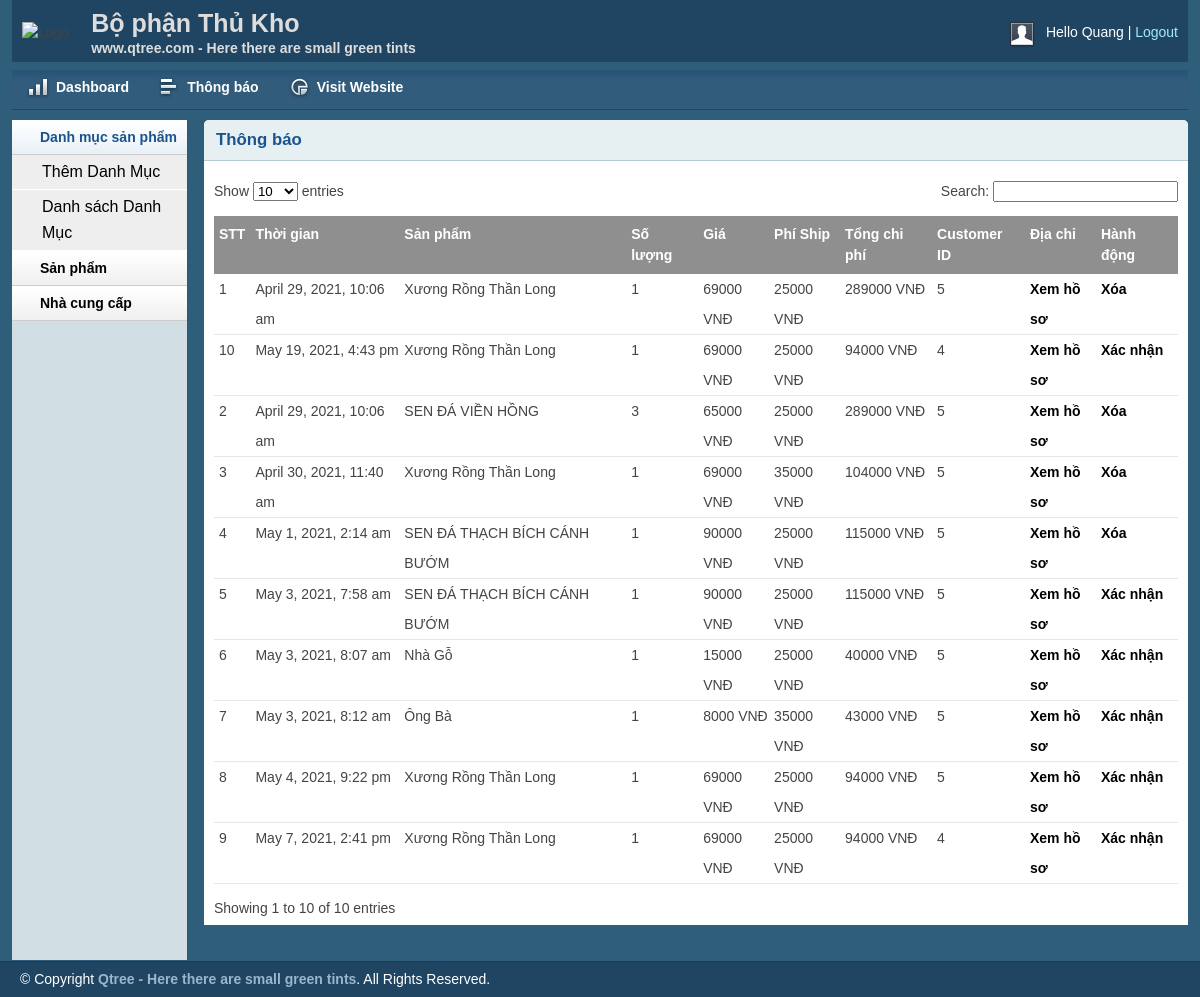
The app's page /qtree/adkho/inbox.php (signed in) with its own data.
### tables this page shows
CREATE TABLE `mql_order` (
  `id` int(11) NOT NULL,
  `productId` int(11) NOT NULL,
  `productName` varchar(255) NOT NULL,
  `customer_Id` int(11) NOT NULL,
  `amount` int(11) NOT NULL,
  `price` int(11) NOT NULL,
  `image` varchar(255) NOT NULL,
  `sub_price` int(11) NOT NULL,
  `tien_ship_save` int(11) NOT NULL,
  `total_price` int(11) NOT NULL,
  `date_order` timestamp NOT NULL DEFAULT current_timestamp(),
  `status` int(11) NOT NULL DEFAULT 0
);

### qtree/lib/database.php (called while the page is built, shortened)
<?php
Class Database{
   public $host   = DB_HOST;
   public $user   = DB_USER;
   public $pass   = DB_PASS;
   public $dbname = DB_NAME;
   public $link;
private function connectDB(){
   $this->link = new mysqli($this->host, $this->user, $this->pass,
    $this->dbname);
 }
public function select($query){
  $result = $this->link->query($query) or
   die($this->link->error.__LINE__);
  if($result->num_rows > 0){
    return $result;
  } else {
    return false;
  }
 }
}

### qtree/classes/cart.php (called while the page is built, shortened)
<?php
	$filepath = realpath(dirname(__FILE__));
	include_once ($filepath.'/../lib/database.php');
	include_once ($filepath.'/../helpers/format.php');
?>
<?php
	class Cart
	{
		private $db;
		public function __construct(){
			$this->db = new Database();
		}
		public function get_inbox_cart(){
			$query = "SELECT * FROM mql_order ORDER BY date_order";
			$result = $this->db->select($query);
			return $result;
		}
	}
?>

### qtree/helpers/format.php (called while the page is built, shortened)
<?php
class Format{
 public function formatDate($date){
    return date('F j, Y, g:i a', strtotime($date));
 }
}
?>

### qtree/adkho/inbox.php (the view, shortened to what this page needs)
<?php include 'inc/header.php';?>
<?php include 'inc/sidebar.php';?>
<?php
	$filepath = realpath(dirname(__FILE__));
	include_once ($filepath.'/../classes/cart.php');
	include_once ($filepath.'/../helpers/format.php');
?>
        <div class="grid_10">
            <div class="box round first grid">
                <h2>Thông báo</h2>
                <div class="block">
                    <table class="data display datatable" id="example">
					<thead>
						<tr>
							<th>STT</th>
							<th>Thời gian</th>
							<th>Sản phẩm</th>
							<th>Số lượng</th>
							<th>Giá</th>
							<th>Phí Ship</th>
							<th>Tổng chi phí</th>
							<th>Customer ID</th>
							<th>Địa chỉ</th>
							<th>Hành động</th>
						</tr>
					</thead>
					<tbody>
						<?php
						$ct = new Cart();
						$fm = new Format();
						$get_inbox_cart = $ct->get_inbox_cart();
						if($get_inbox_cart){
							$i = 0;
							while($result = $get_inbox_cart->fetch_assoc()){
								$i++;
						 ?>
						<tr class="odd gradeX">
							<td><?php echo $i; ?></td>
							<td><?php echo $fm->formatDate($result['date_order']) ?></td>
							<td><?php echo $result['productName'] ?></td>
							<td><?php echo $result['amount'] ?></td>
							<td><?php echo $result['price']." VNĐ" ?></td>
							<td><?php echo $result['tien_ship_save']." VNĐ" ?></td>
							<td><?php echo $result['total_price']." VNĐ" ?></td>
							<td><?php echo $result['customer_Id'] ?></td>
							<td><a href="customer.php?customerid=<?php echo $result['customer_Id'] ?>">Xem hồ sơ</a></td>
							<td>
							<?php
							if($result['status']==0){
							?>
							<a href="?shiftid=<?php echo $result['id'] ?>&price=<?php echo $result['price'] ?>&time=<?php echo $result['date_order'] ?>">Xác nhận</a>
							<?php
							}elseif($result['status']==1){
								?>
								<?php
								echo 'Shipping...';
								?>
							<?php
							}elseif($result['status']==2){
							?>
							<a href="?delid=<?php echo $result['id'] ?>&price=<?php echo $result['price'] ?>&time=<?php echo $result['date_order'] ?>">Xóa</a>
							<?php
							}
							?>
							</td>
						</tr>
						<?php
						}}
						?>
					</tbody>
				</table>
               </div>
            </div>
        </div>
<?php include 'inc/footer.php';?>

### qtree/adkho/css/layout.css (style rules this page uses)
body { background: #fff none repeat scroll 0 0; color: #444; font-size: 14px; padding: 0; }
a { color: #000; font-weight:bold; text-decoration: none; }
h1, h2, h3, h4, h5, h6 { line-height:1.2em; margin-bottom:.3em; }
h2 { margin-top:1em; }
.box { background:#fff; margin-bottom:20px; padding:10px 10px 10px 10px; margin-left:-8px; }
.box.grid { padding-bottom:40px; }
.box.round { -moz-border-radius: 5px 5px 0px 0px; -webkit-border-radius: 5px 5px 0px 0px; border-radius: 5px 5px 0px 0px; }
.box h2 { font-size:1.2em; font-weight:bold; color:#1B548D; background:#E6F0F3; margin:-10px -10px 0 -10px; padding:10px 12px; border-bottom:1px solid #B3CBD6; -moz-border-radius: 5px 5px 0px 0px; -webkit-border-radius: 5px 5px 0px 0px; border-radius: 5px 5px 0px 0px; }
.box.first { min-height: 406px; }
.block { padding-top:20px; }
.block { padding-bottom:1px; }
table.display { margin: 0 auto; clear: both; width: 100%; }
.sorting_asc { background: #8f8f8f url(../img/table/sort_asc.png) no-repeat center right; padding:8px 5px; text-align:left; color:#fff; }
.sorting { background:#8f8f8f url(../img/table/sort_both.png) no-repeat center right; padding:8px 5px; text-align:left; color:#fff; }
tr.odd { height: 30px; line-height: 30px; border-bottom:1px solid #e6e6e6; }
tr.even { height: 30px; line-height: 30px; border-bottom:1px solid #e6e6e6; }
tr.odd td, tr.even td { padding-left:5px; }

### records on screen
mql_order: date_order "April 29, 2021, 10:06 am", productName "Xương Rồng Thần Long", amount "1", price "69000", tien_ship_save "25000", total_price "289000", customer_Id "5"
mql_order: date_order "April 29, 2021, 10:06 am", productName "SEN ĐÁ VIỀN HỒNG", amount "3", price "65000", tien_ship_save "25000", total_price "289000", customer_Id "5"
mql_order: date_order "April 30, 2021, 11:40 am", productName "Xương Rồng Thần Long", amount "1", price "69000", tien_ship_save "35000", total_price "104000", customer_Id "5"
mql_order: date_order "May 1, 2021, 2:14 am", productName "SEN ĐÁ THẠCH BÍCH CÁNH BƯỚM", amount "1", price "90000", tien_ship_save "25000", total_price "115000", customer_Id "5"
mql_order: date_order "May 3, 2021, 7:58 am", productName "SEN ĐÁ THẠCH BÍCH CÁNH BƯỚM", amount "1", price "90000", tien_ship_save "25000", total_price "115000", customer_Id "5"
mql_order: date_order "May 3, 2021, 8:07 am", productName "Nhà Gỗ", amount "1", price "15000", tien_ship_save "25000", total_price "40000", customer_Id "5"
mql_order: date_order "May 3, 2021, 8:12 am", productName "Ông Bà", amount "1", price "8000", tien_ship_save "35000", total_price "43000", customer_Id "5"
mql_order: date_order "May 4, 2021, 9:22 pm", productName "Xương Rồng Thần Long", amount "1", price "69000", tien_ship_save "25000", total_price "94000", customer_Id "5"
mql_order: date_order "May 7, 2021, 2:41 pm", productName "Xương Rồng Thần Long", amount "1", price "69000", tien_ship_save "25000", total_price "94000", customer_Id "4"
mql_order: date_order "May 19, 2021, 4:43 pm", productName "Xương Rồng Thần Long", amount "1", price "69000", tien_ship_save "25000", total_price "94000", customer_Id "4"

### other values on screen
Session::get('adminName') "Quang"
